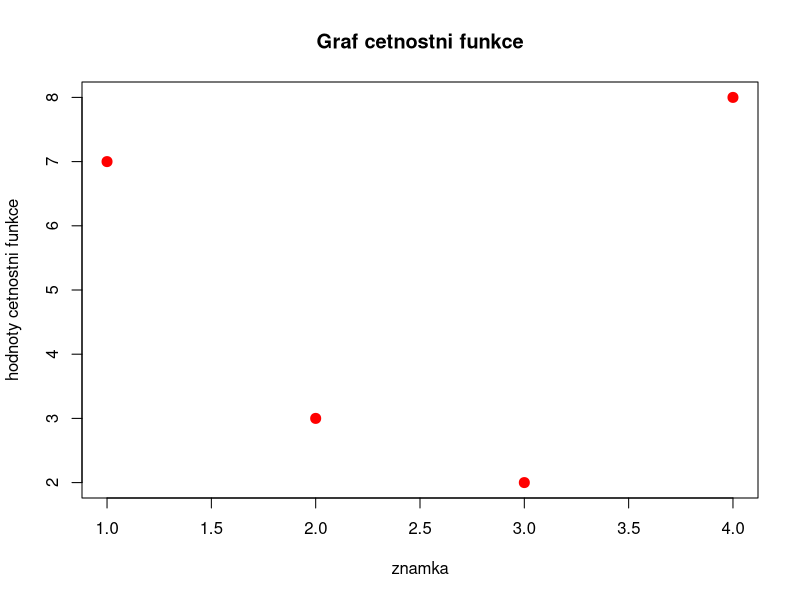
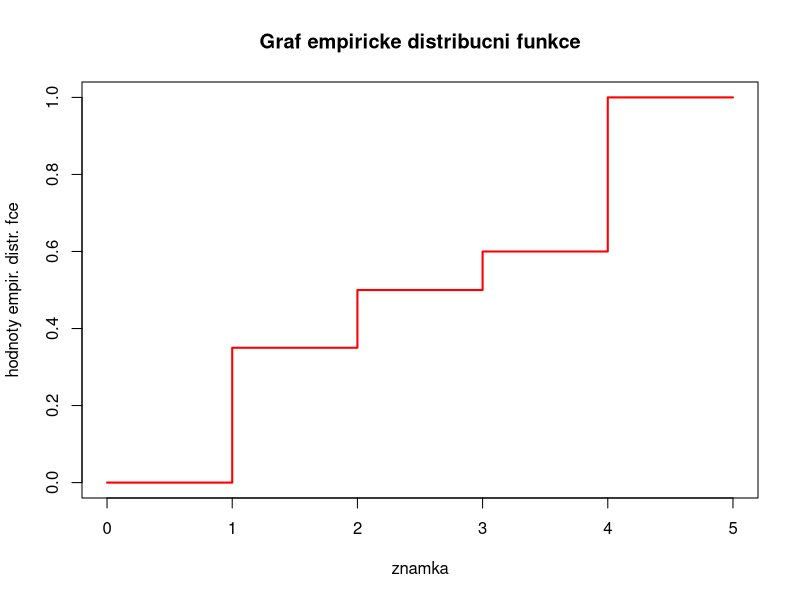
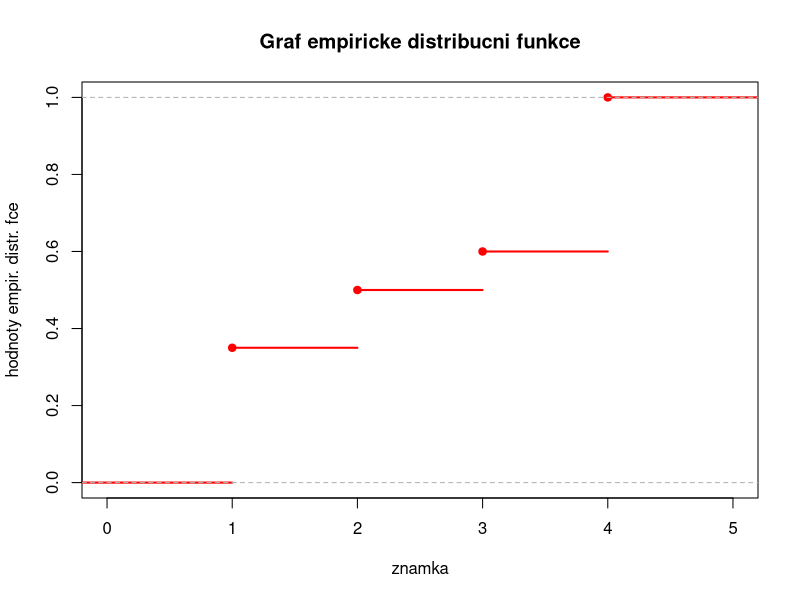
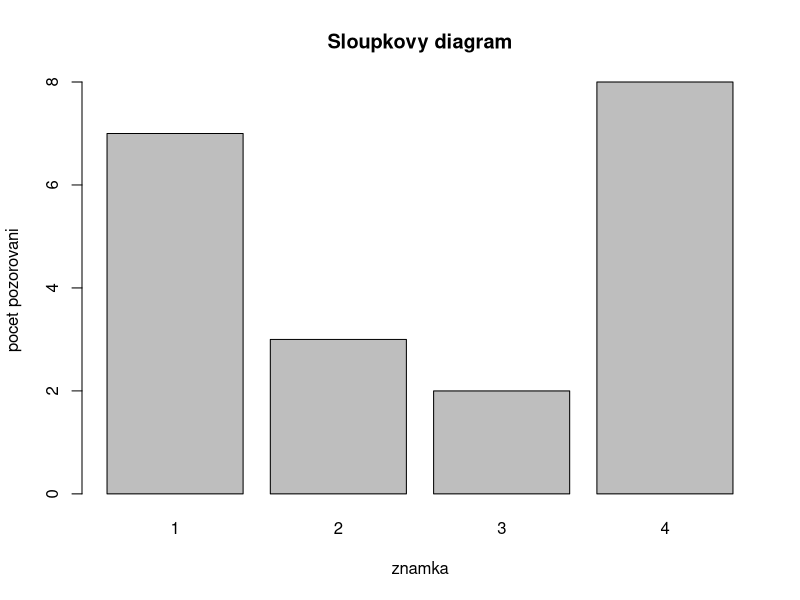
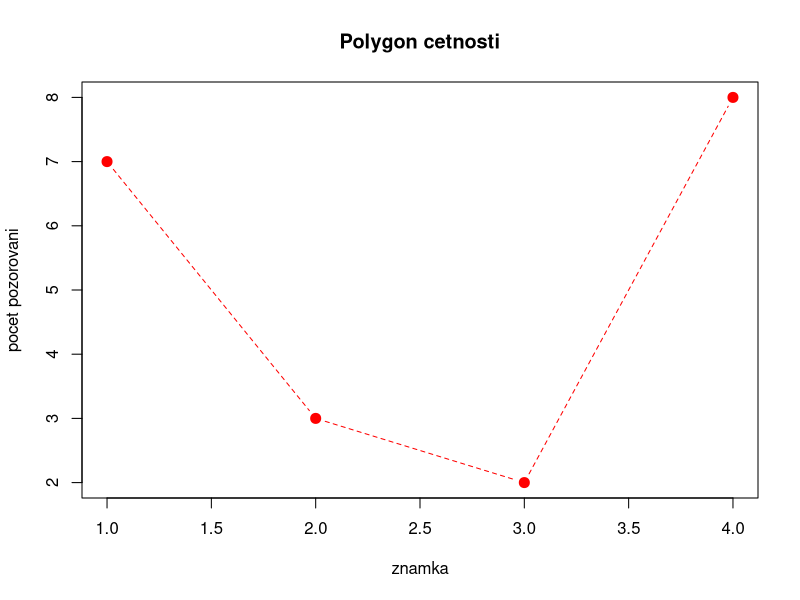
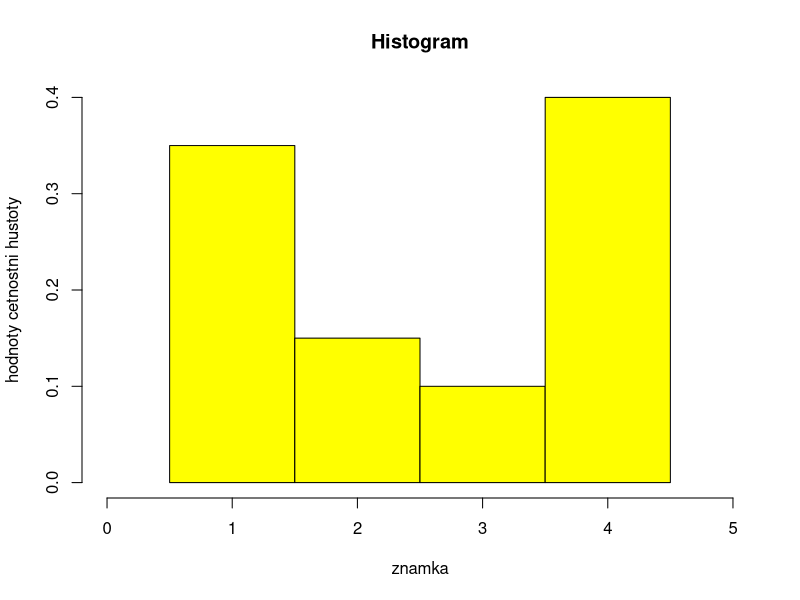
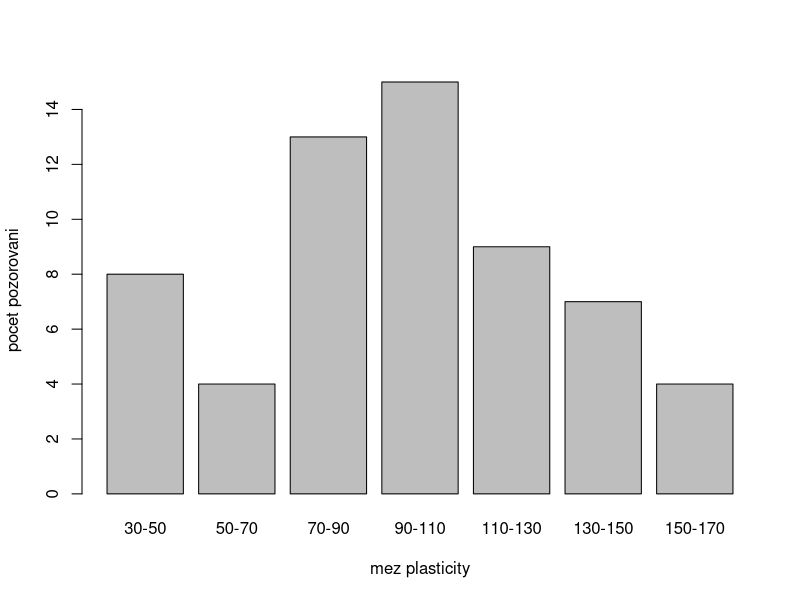
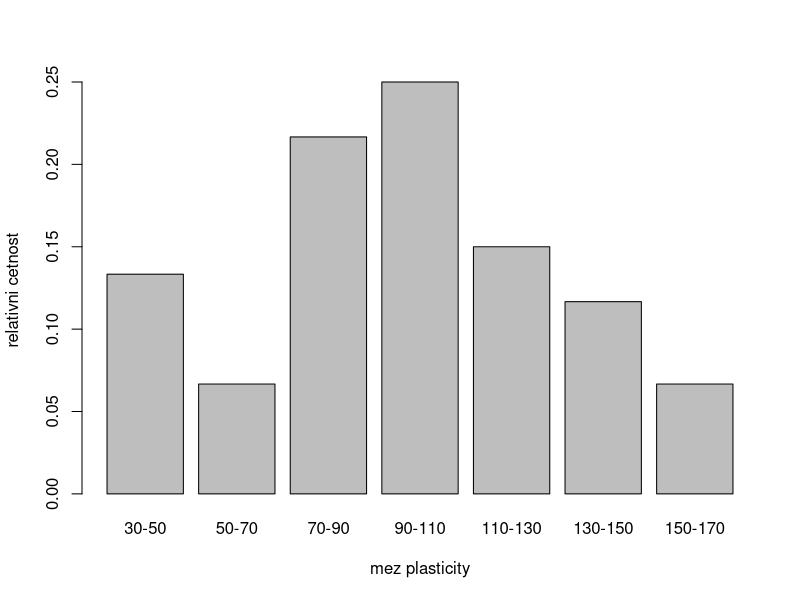

Reproduce these figures in R, in order. (Note: this script raises an error after producing the figures.)
#	Priklad 1.1 z prednasky

getwd ()
# Nastavte si pracovni adresar tam, kde mate ulozeny datove soubory, prikazem "setwd"
# anebo v zalozce Files se prepnete do adresare a zvolte More > Set As Working Directory
setwd (".")

data <- read.csv (file = "cv08-01.csv", header = TRUE, sep = ",", dec = ".")
str (data)

#	pocet skupin
r <- nrow (data)

#	absolutni cetnosti
n.j <- data$cetnosti

#	pocet pozorovani
n <- sum (n.j)

#	relativni cestnosti
p.j <- n.j / n
sum (p.j)

# kumulativni absolutni cetnosti
N.j <- cumsum (n.j)

# kumulativni relativni cetnosti
F.j <- N.j / n

#	tabulka 
tabulka <- data.frame (znamka = data$znamka, n.j, p.j, N.j, F.j)
tabulka

#	graf cetnostni funkce
plot (tabulka$znamka, tabulka$n.j, type = "p", pch = 20, cex = 2, col = "red", xlab = "znamka", ylab = "hodnoty cetnostni funkce", main = "Graf cetnostni funkce")

# graf empiricke distribucni funkce
plot (c(0,tabulka$znamka,5), c(0,tabulka$F.j,1), type="s", xlab = "znamka", ylab = "hodnoty empir. distr. fce", main="Graf empiricke distribucni funkce", col = "red", lwd = 2)

X <- rep (tabulka$znamka, tabulka$n.j)
plot (ecdf (X), col = "red", lwd = 2, xlab = "znamka", ylab = "hodnoty empir. distr. fce", main="Graf empiricke distribucni funkce")

# sloupkovy diagram
barplot (tabulka$n.j, names.arg = tabulka$znamka, xlab = "znamka", ylab = "pocet pozorovani", main = "Sloupkovy diagram")

# polygon cetnosti
plot (tabulka$znamka, tabulka$n.j, type="b", pch = 20, xlab = "znamka", ylab = "pocet pozorovani", main = "Polygon cetnosti", col = "red", cex = 2, lty = 2)

#	histogram 
hist (X, breaks = seq (0.5, 4.5, by = 1), freq = FALSE, col = "yellow", xlab = "znamka", ylab = "hodnoty cetnostni hustoty", main = "Histogram", xlim = c (0, 5))



#	=====================================================================================================================================
# Priklad 1.2 z prednasky 

data <- read.csv (file = "cv08-02.csv", header = TRUE, sep = ",", dec = ".")
str (data)

#	pocet skupin
r <- nrow (data)

# stredy intervalu
stredy <- (data$mez.d + data$mez.h) / 2

# delky intervalu 
d.j <- data$mez.h - data$mez.d

#	absolutni cetnosti
n.j <- data$pocet

#	pocet pozorovani
n <- sum (n.j)

#	relativni cestnosti
p.j <- n.j / n
sum (p.j)

# kumulativni absolutni cetnosti
N.j <- cumsum (n.j)

# kumulativni relativni cetnosti
F.j <- N.j / n

# cetnostni hustota
f.j <- p.j / d.j

#	tabulka 
tabulka <- data.frame (mez.d = data$mez.d, mez.h = data$mez.h, stredy, d.j, n.j, p.j, N.j, F.j, f.j)
tabulka

# sloupkovy diagram cetnosti
barplot (tabulka$n.j, names.arg = paste (tabulka$mez.d, "-", tabulka$mez.h, sep = ""), xlab = "mez plasticity", ylab = "pocet pozorovani")

# sloupkovy diagram relativnich cetnosti
barplot (tabulka$p.j, names.arg = paste (tabulka$mez.d, "-", tabulka$mez.h, sep = ""), xlab = "mez plasticity", ylab = "relativni cetnost")

# sloupkovy diagram cetnostni hustoty
barplot (tabulka$f.j, names.arg = paste (tabulka$mez.d, "-", tabulka$mez.h, sep = ""), space = 0, xlab = "mez plasticity", ylab = "cetnostni hustota", main = "Histogram")

#	histogram 
X <- rep (tabulka$stredy, tabulka$n.j)
hist (X, breaks = c (tabulka$mez.d[1], tabulka$mez.h), freq = FALSE, col = "yellow", xlab = "mez plasticity", ylab = "hodnoty cetnostni hustoty", main = "Histogram")

# graf empiricke distribucni funkce
plot (c(0,tabulka$mez.d[1],tabulka$mez.h,200), c(0,0,tabulka$F.j,1), type = "b", xlab = "mez plasticity", ylab = "hodnoty empir. distr. fce", main = "Graf empiricke distribucni funkce", col = "red")



#	=====================================================================================================================================
# Priklad 1.3 z prednasky 

#...


#	=====================================================================================================================================
# Priklad 1.4 z prednasky 

#...


#	=====================================================================================================================================
# Priklad 1.5 z prednasky 

data <- read.csv (file = "cv08-01.csv", header = TRUE, sep = ",", dec = ".")
str (data)

X <- rep (data$znamka, data$cetnosti)
n <- sum (data$cetnosti)

# vektor poradi a serazeny vzorek
R <- rank (X)
X.sorted <- sort (X)

# median, kvartily, kvartilova odchylka
c.25 <- 0.25 * n
c.50 <- #...
c.75 <- #...
c (c.25, c.50, c.75)


x.25 <- (X.sorted[c.25] + X.sorted[c.25 + 1]) / 2
x.50 <- #...
x.75 <- #...

c (x.25, x.50, x.75)
q <- x.75 - x.25
q

# hradby boxplotu
c (x.25, x.75) + c (-1, 1) * 1.5 * q
c (x.25, x.75) + c (-1, 1) * 3 * q

# porovnejte s nasledujicim
median (X)
quantile (X, c (0.25, 0.5, 0.75))
# 25% kvantil se lisi, R totiz pri vypoctu kvantilu vzdy pouziva prumerovani dvou okolnich hodnot

# boxplot pomoci stejnojmenne funkce
boxplot (X, ylim = range (X), main = "Krabicovy diagram (boxplot)")
# "fousy" oznacuji nejmensi a nejvetsi pozorovani, ktera jeste jsou uvnitr vnitrni hradby 
stripchart (X, vertical = TRUE, method = "jitter", pch = 21, col = "red", cex = 0.6, bg = "yellow", add = TRUE)
